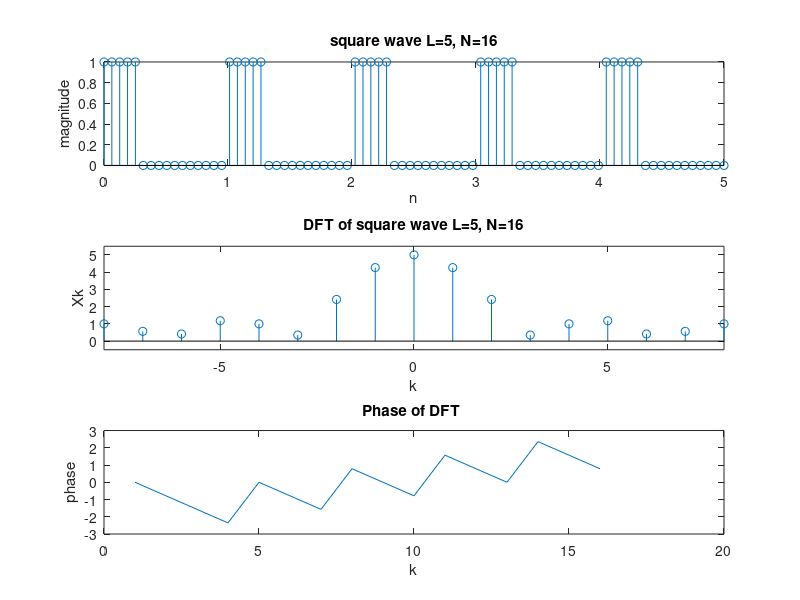
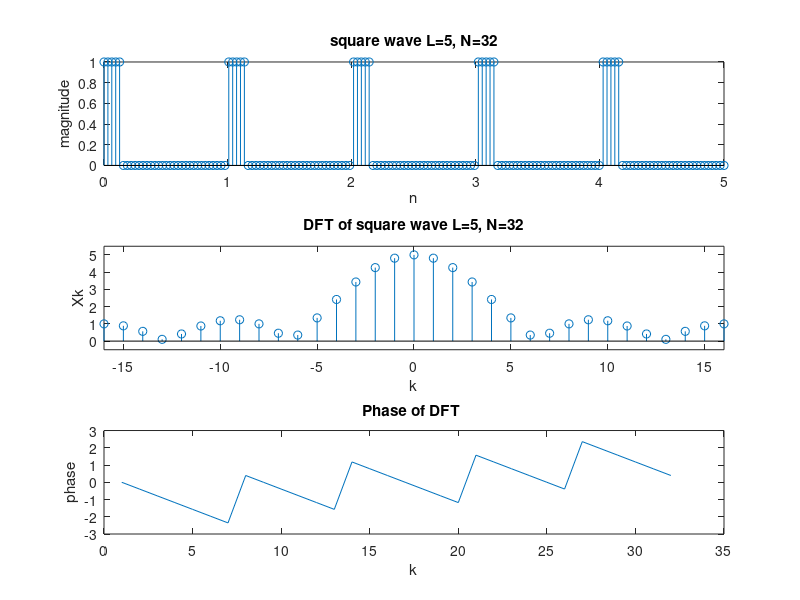
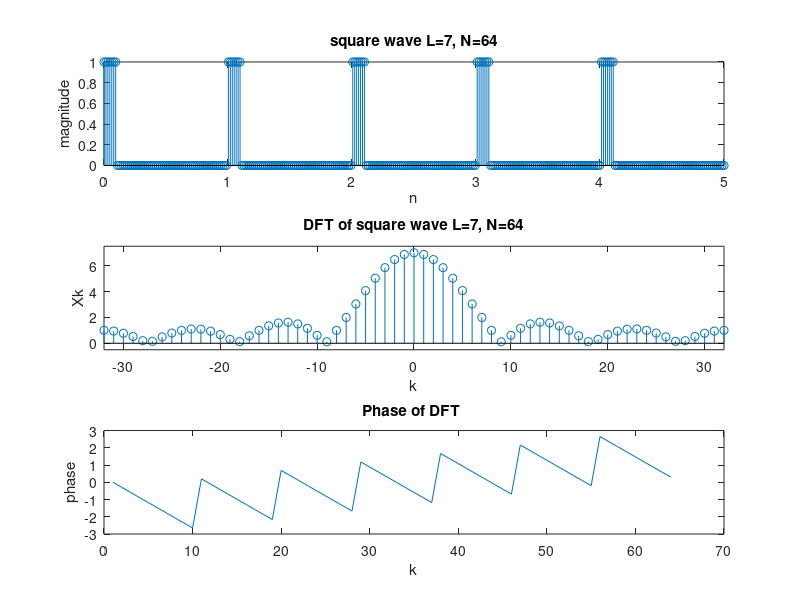

Here is the MATLAB script that generated these plots, in order:
%Part 1
% a)

clc;
clear all;

%N=16, L=5;
figure(1);
L=5;
N=16;
k=(-N/2:N/2);
Np=5;
T=1;
xn=[ones(1,L), zeros(1,N-L)];
xn=repmat(xn,1,Np);
t=linspace(0,T*Np,length(xn));
subplot(3,1,1);
stem(t,xn);             %plotting square wave for N=16,L=5
xlabel ('n');
ylabel('magnitude');
title('square wave L=5, N=16');

Xk=fft(xn,N);
magXk=abs([Xk(N/2+1:N) Xk(1:N/2+ 1)]);
subplot(3,1,2);
stem(k, magXk);         %plotting DFT for N=16,L=5
axis([-N/2,N/2,-0.5,5.5]);
xlabel ('k');
ylabel('Xk');
title('DFT of square wave L=5, N=16');

phaseXk=angle(Xk);
subplot(3,1,3);
plot(phaseXk);               %Phase of DFT
xlabel ('k');
ylabel('phase');
title('Phase of DFT ');


%N=32, L=5;
figure(2);
L=5;
N=32;
k=(-N/2:N/2);
Np=5;
T=1;
xn=[ones(1,L), zeros(1,N-L)];
xn=repmat(xn,1, Np);
t=linspace(0,T*Np,length(xn));
subplot(3,1,1);
stem(t,xn);              %plotting square wave for N=32,L=5
xlabel ('n');
ylabel('magnitude');
title('square wave L=5, N=32');

Xk=fft(xn,N);
magXk=abs([Xk(N/2+1:N) Xk(1:N/2+1)]);
subplot(3,1,2);
stem(k, magXk);          %plotting DFT for N=32,L=5
axis([-N/2,N/2,-0.5,5.5]);
xlabel ('k');
ylabel('Xk');
title('DFT of square wave L=5, N=32');

phaseXk=angle(Xk);
subplot(3,1,3);
plot(phaseXk);               %Phase of DFT
xlabel ('k');
ylabel('phase');
title('Phase of DFT ');

%N=64, L=7;
figure(3);
L=7;
N=64;
k=(-N/2:N/2);
Np=5;
T=1;
xn=[ones(1,L), zeros(1,N-L)];
xn=repmat(xn,1, Np);
t=linspace(0,T*Np,length(xn));
subplot(3,1,1);
stem(t,xn);             %plotting square wave for N=64,L=7
xlabel ('n');
ylabel('magnitude');
title('square wave L=7, N=64');

Xk=fft(xn,N);
magXk=abs([Xk(N/2+1:N) Xk(1:N/2+1)]);
subplot(3,1,2);
stem(k, magXk);         %plotting DFT for N=64,L=7
axis([-N/2,N/2,-0.5,7.5]);
xlabel ('k');
ylabel('Xk');
title('DFT of square wave L=7, N=64');

phaseXk=angle(Xk);
subplot(3,1,3);
plot(phaseXk);               %Phase of DFT
xlabel ('k');
ylabel('phase');
title('Phase of DFT ');





